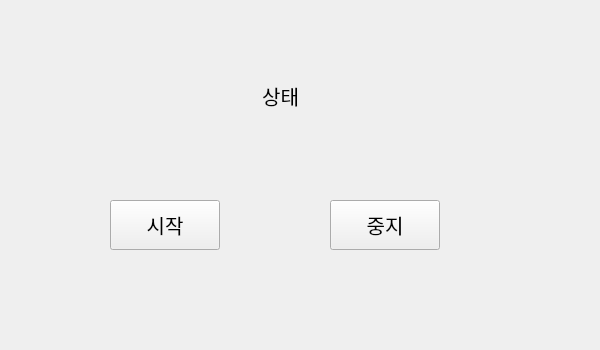
<?xml version="1.0" encoding="UTF-8"?>
<ui version="4.0">
 <class>Form</class>
 <widget class="QWidget" name="Form">
  <property name="geometry">
   <rect>
    <x>0</x>
    <y>0</y>
    <width>600</width>
    <height>350</height>
   </rect>
  </property>
  <property name="maximumSize">
   <size>
    <width>600</width>
    <height>350</height>
   </size>
  </property>
  <property name="font">
   <font>
    <pointsize>15</pointsize>
    <weight>75</weight>
    <bold>true</bold>
   </font>
  </property>
  <property name="windowTitle">
   <string>QTDesigner</string>
  </property>
  <widget class="QLabel" name="lblstatus">
   <property name="geometry">
    <rect>
     <x>190</x>
     <y>80</y>
     <width>181</width>
     <height>31</height>
    </rect>
   </property>
   <property name="font">
    <font>
     <family>맑은 고딕 Semilight</family>
     <pointsize>15</pointsize>
     <weight>50</weight>
     <bold>false</bold>
    </font>
   </property>
   <property name="text">
    <string>상태</string>
   </property>
   <property name="alignment">
    <set>Qt::AlignCenter</set>
   </property>
  </widget>
  <widget class="QPushButton" name="btnStrart">
   <property name="geometry">
    <rect>
     <x>110</x>
     <y>200</y>
     <width>110</width>
     <height>50</height>
    </rect>
   </property>
   <property name="font">
    <font>
     <family>맑은 고딕 Semilight</family>
     <weight>50</weight>
     <bold>false</bold>
    </font>
   </property>
   <property name="text">
    <string>시작</string>
   </property>
  </widget>
  <widget class="QPushButton" name="btnStop">
   <property name="geometry">
    <rect>
     <x>330</x>
     <y>200</y>
     <width>110</width>
     <height>50</height>
    </rect>
   </property>
   <property name="font">
    <font>
     <family>맑은 고딕 Semilight</family>
     <weight>50</weight>
     <bold>false</bold>
    </font>
   </property>
   <property name="text">
    <string>중지</string>
   </property>
  </widget>
 </widget>
 <resources/>
 <connections/>
</ui>
